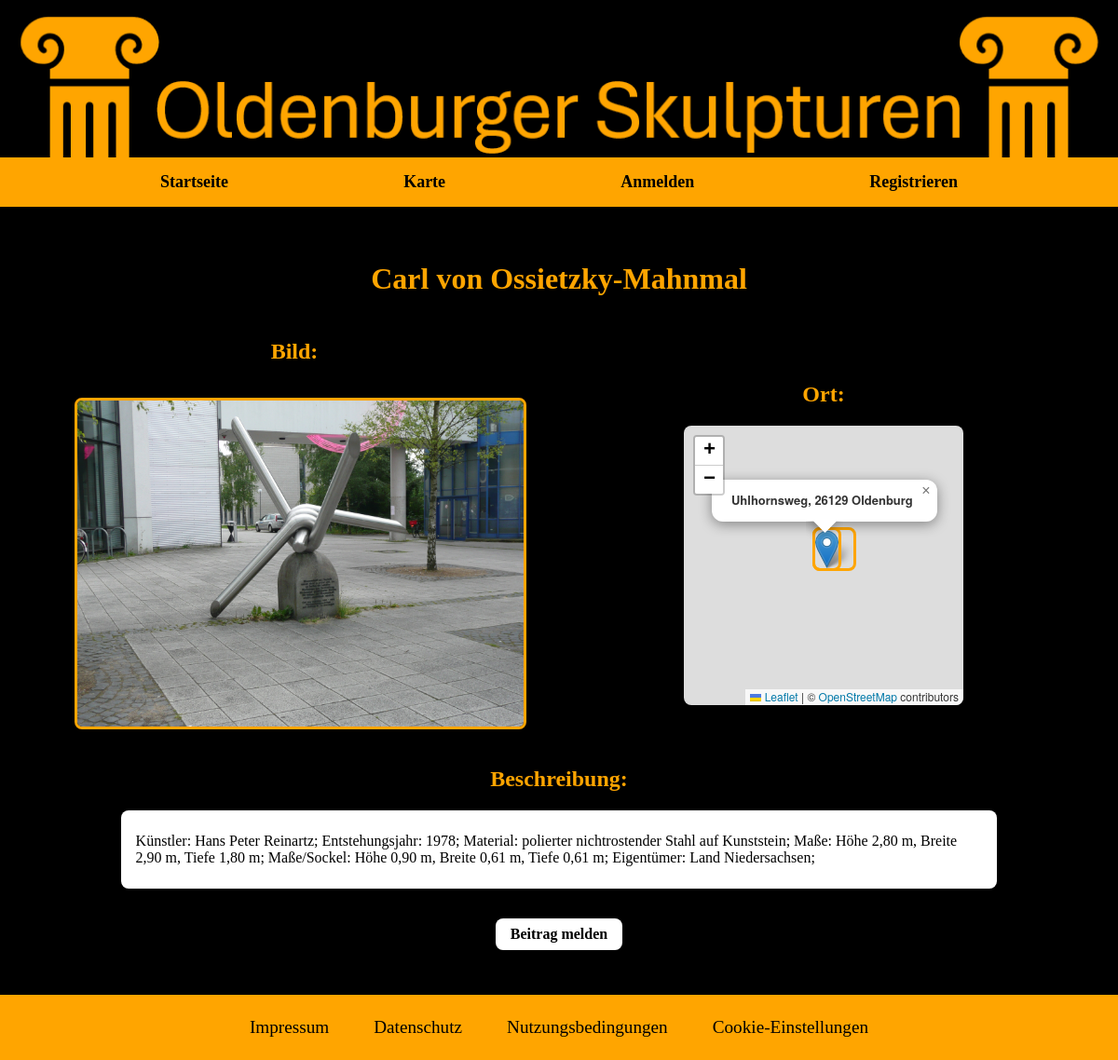
The app's page /beitrag-anzeigen.php?id=1 with its own data.
### tables this page shows
CREATE TABLE beitrag (
                    id INTEGER NOT NULL,
                    title TEXT NOT NULL,
                    picture TEXT NOT NULL,
                    description	TEXT NOT NULL,
                    location TEXT NOT NULL,
                    lat TEXT NOT NULL,
                    lng TEXT NOT NULL,
                    creator_id INTEGER NOT NULL,
                    PRIMARY KEY(id AUTOINCREMENT),
                    FOREIGN KEY(creator_id) REFERENCES account(id)
                );

### php/model/SammlungPDOSQLite.php (called while the page is built, shortened)
<?php
require_once "Beitrag.php";
class SammlungPDOSQLite extends AbstractPDOSQLite implements SammlungDAO
{
    public function readBeitrag($id): Beitrag
    {
        try {
            $db = $this->getConnection();
            $sql = "
                SELECT
                    b.id AS beitrag_id,
                    b.title AS beitrag_title,
                    b.picture AS beitrag_picture,
                    b.description AS beitrag_description,
                    b.location AS beitrag_location,
                    b.lat AS beitrag_lat,
                    b.lng AS beitrag_lng,
                    a.id AS creator_id,
                    a.email AS creator_email,
                    a.password AS creator_password
                FROM
                    beitrag b
                JOIN
                    account a
                ON
                    b.creator_id = a.id
                WHERE
                    b.id = :id;
            ";
            $command = $db->prepare($sql);
            $success = $command->execute([":id" => $id]);
            $beitrag = null;
            while ($row = $command->fetch(PDO::FETCH_ASSOC)) {
                if ($beitrag === null) {
                    $beitragCreator = new Account(
                        intval($row['creator_id']),
                        $row['creator_email'],
                        $row['creator_password'],
                    );
                    $beitrag = new Beitrag(
                        intval($row['beitrag_id']),
                        $beitragCreator,
                        $row['beitrag_title'],
                        $row['beitrag_picture'],
                        $row['beitrag_description'],
                        $row['beitrag_location'],
                        $row['beitrag_lat'],
                        $row['beitrag_lng']
                    );
                }
            }
            return $beitrag;
        } catch (PDOException $exception) {
            throw new InternalErrorException($exception->getMessage(), previous: $exception);
        }
    }
}

### php/controller/beitrag-anzeigen-controller.php (called while the page is built, shortened)
<?php
require_once $abs_path . "/php/model/Beitrag.php";
try {
    $id = intval($_GET["id"]);
    $sammlung = Sammlung::getInstance();
    $beitrag = $sammlung->readBeitrag($id);
    $eigentuemer = isset($_SESSION["account_id"]) && $beitrag->getCreator()->getId() === $_SESSION["account_id"];
} catch (MissingEntryException $exc) {
    $_SESSION["message"] = "invalid_entry_id";
    header("Location: index.php");
    exit;
} catch (InternalErrorException $exc) {
    $_SESSION["message"] = "internal_error";
    header("Location: index.php");
    exit;
}

### php/model/Beitrag.php (called while the page is built, shortened)
<?php
class Beitrag
{
    private string $title;
    private string $picture;
    private string $description;
    public function __construct(int $id, Account $creator, string $title, string $picture, string $description, string $location, string $lat, string $lng)
    {
        $this->title = $title;
        $this->picture = $picture;
        $this->description = $description;
    }
    public function getTitle(): string
    {
        return $this->title;
    }
    public function getPicture(): string
    {
        return $this->picture;
    }
    public function getDescription(): string
    {
        return $this->description;
    }
}

### beitrag-anzeigen.php (the view, shortened to what this page needs)
<?php
require_once $abs_path . "/php/controller/beitrag-anzeigen-controller.php";
require_once $abs_path . "/php/include/head.php";
?>
<link rel="stylesheet" type="text/css" href="./assets/css/beitrag.css">
<?php
require_once $abs_path . "/php/include/leaflet.php";
?>
</head>
<body>
<?php
include_once $abs_path . "/php/include/nav.php";
?>
<main class="main">
    <section>
        <h1><?= htmlspecialchars($beitrag->getTitle()) ?></h1>
        <div class="content-container">
            <div class="details-image">
                <h2>Bild:</h2>
                <img src="<?= htmlspecialchars($beitrag->getPicture()) ?>"
                     alt="<?= htmlspecialchars($beitrag->getTitle()) ?>">
            </div>
            <div class="details-description">
                <h2>Beschreibung:</h2>
                <div class="info-box">
                    <p><?= htmlspecialchars($beitrag->getDescription()) ?></p>
                </div>
            </div>
            <div class="details-location">
                <h2>Ort:</h2>
                <div class="sculpture-location">
                    <div id="map"></div>
                </div>
            </div>
        </div>
        <div class="buttons">
            <?php endif;
            if ($eigentuemer) : ?>
                <div class="button">
                    <a href="beitrag-bearbeiten.php?id=<?= urlencode($beitrag->getId()) ?>">Beitrag bearbeiten</a>
                </div>
                <form action="php/controller/beitrag-loeschen-controller.php" method="post">
                    <input type="hidden" name="id" value="<?= htmlspecialchars($beitrag->getId()) ?>">
                    <input type="hidden" name="csrf-token" value="<?= htmlspecialchars($_SESSION['csrf-token']) ?>">
                    <input type="submit" name="submit" value="Beitrag löschen" class="submit-button">
                </form>
            <?php else: ?>
                <div class="button">
                    <a href="mailto:admin@ol-skulpturen.de?subject=Beitrag%20melden&body=Bitte%20Titel%20angeben:%0D%0A%0D%0AWas%20soll%20geändert%20werden?">Beitrag
                        melden</a>
                </div>
            <?php endif; ?>
        </div>
    </section>
</main>
<?php
require_once $abs_path . "/php/include/footer.php";
?>
</body>
</html>

### assets/css/beitrag.css (style rules this page uses)
.content-container { display: grid; grid-template-columns: 1fr; margin-left: auto; margin-right: auto; justify-items: center; align-items: center; }
.details-image { grid-column: 1; grid-row: 1; }
.details-description { grid-column: 1; grid-row: 3; }
.details-location { grid-column: 1; grid-row: 2; }
.details-location #map { height: 300px; min-width: 250px ; position: relative; border-radius: 8px; }
@media (min-width: 768px) { .content-container { grid-template-columns: 1fr 1fr; } }
@media (min-width: 768px) { .details-image { grid-column: 1; grid-row: 1; } }
@media (min-width: 768px) { .details-description { grid-column: 1 / span 2; grid-row: 2; } }
@media (min-width: 768px) { .details-location { grid-column: 2; grid-row: 1; } }
@media (min-width: 768px) { .details-location #map { height: 300px; width: 300px; position: relative; border-radius: 8px; } }
.content-container img { justify-self: center; width: 95%; max-height: 350px; margin: 1rem; border: solid; border-radius: 8px; }
.content-container h2 { text-align: center; }
.info-box { background-color: var(--secondary-bg-color); border-radius: 8px; padding: 0.5rem 1rem 0.5rem 1rem; width: 80%; margin: auto; }
.info-box p { color: var(--main-text-color); }
.sculpture-location { display: grid; width: 100%; margin: auto; }
.buttons { margin-top: 1rem; display: flex; flex-wrap: wrap; justify-content: space-evenly; }

### assets/css/global.css (style rules this page uses)
:root { --primary-color: #000000; --secondary-color: #ffffff; --alt-color: #ffa500; --main-bg-color: var(--primary-color); --secondary-bg-color: var(--secondary-color); --alt-bg-color: var(--alt-color); --main-text-color: var(--primary-color); --secondary-text-color: var(--secondary-color); --alt-text-color: var(--alt-color); }
body { background-color: var(--main-bg-color); color: var(--alt-text-color); min-height: 100dvh; margin: 0; display: flex; flex-direction: column; flex-wrap: nowrap; }
main { margin: 2rem; }
h1 { text-align: center; font-size: xx-large; }
a { color: var(--main-text-color); text-decoration-line: none; }
.button, .submit-button { display: inline-block; padding: 0.5rem 1rem; margin: 1rem; border-radius: 8px; text-align: center; font-weight: bold; background-color: var(--secondary-bg-color); color: var(--main-text-color); text-decoration: none; cursor: pointer; }
.button a { color: inherit; text-decoration: none; }

### records on screen
beitrag: title "Carl von Ossietzky-Mahnmal", picture (picture), description "Künstler: Hans Peter Reinartz; Entstehungsjahr: 1978; Material: polierter nichtrostender Stahl auf Kunststein; Maße: Höhe 2,80 m, Breite 2,90 m, Tiefe 1,80 m; Maße/Sockel: Höhe 0,90 m, Breite 0,61 m, Tiefe 0,61 m; Eigentümer: Land Niedersachsen;"
